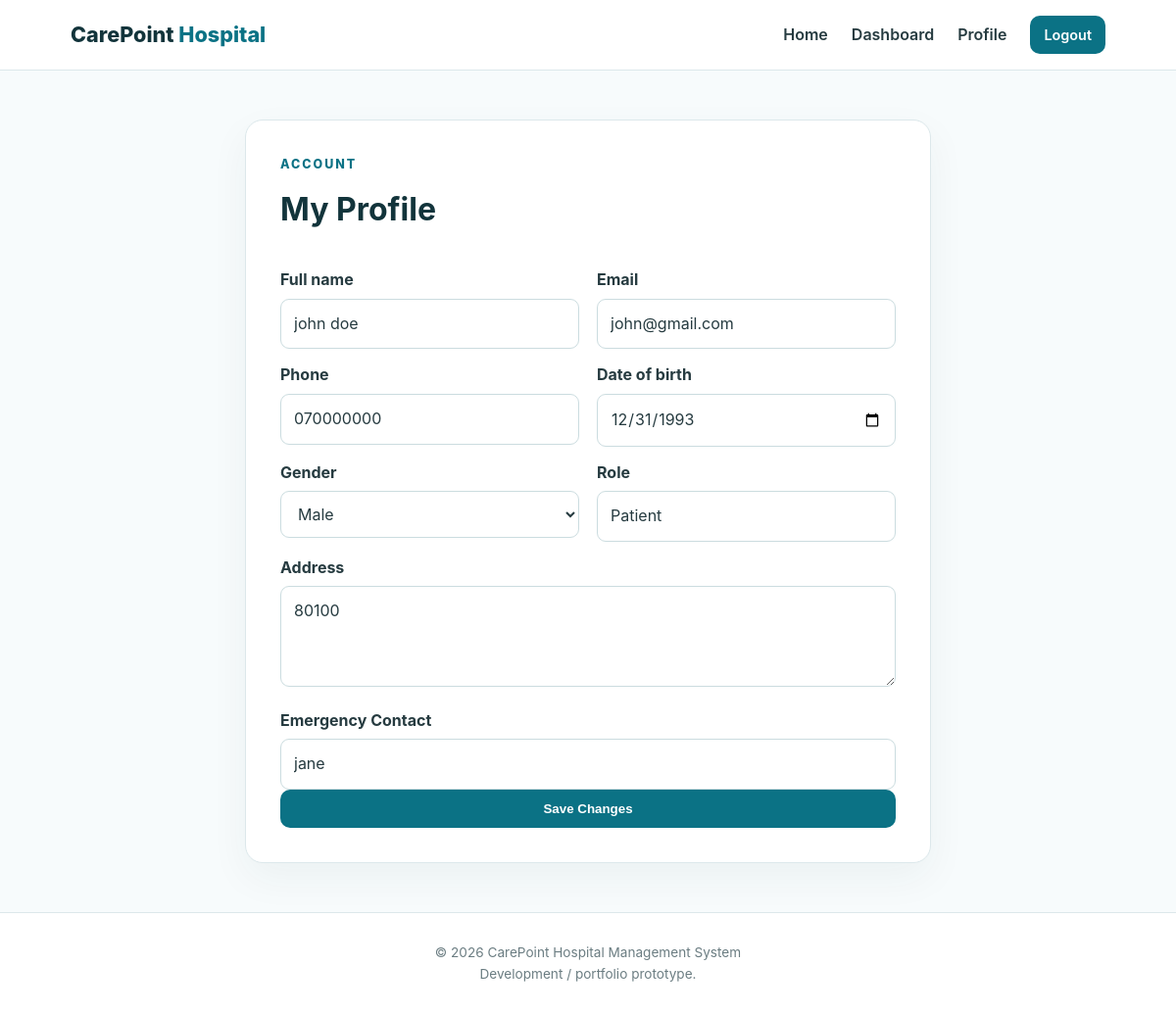
Screenshot of /profile (signed in) with the database file from the repository.
### tables this page shows
CREATE TABLE users (
            id INTEGER PRIMARY KEY AUTOINCREMENT,
            full_name TEXT NOT NULL,
            email TEXT UNIQUE NOT NULL,
            phone TEXT,
            date_of_birth TEXT,
            gender TEXT,
            address TEXT,
            emergency_contact TEXT,
            password TEXT NOT NULL,
            role TEXT NOT NULL DEFAULT 'patient',
            created_at TEXT NOT NULL
        );

### app.py (the view, shortened to what this page needs)
@app.route(
    "/profile",
    methods=["GET", "POST"]
)
@login_required
def profile():
    db = get_db()
    user = db.execute(
        """
        SELECT
            id,
            full_name,
            email,
            phone,
            date_of_birth,
            gender,
            address,
            emergency_contact,
            role,
            created_at

        FROM users

        WHERE id = ?
        """,
        (session["user_id"],)
    ).fetchone()
    return render_template(
        "profile.html",
        user=user
    )

### app.py (called while the page is built)
def get_db():
    if "db" not in g:
        g.db = sqlite3.connect(DATABASE)
        g.db.row_factory = sqlite3.Row
    return g.db

def login_required(view):
    @wraps(view)
    def wrapped(*args, **kwargs):
        if "user_id" not in session:
            flash("Please log in first.", "warning")
            return redirect(url_for("login"))
        return view(*args, **kwargs)
    return wrapped

@app.context_processor
def inject_user():
    return {
        "logged_in": "user_id" in session,
        "current_user": session.get("full_name"),
        "current_role": session.get("role")
    }

### Templates/profile.html (shortened to what this page needs)
{% extends "base.html" %}
{% block content %}
<div class="auth-page">
    <div class="auth-card wide">
        <p class="eyebrow">
            ACCOUNT
        </p>
        <h1>
            My Profile
        </h1>
        <form
            method="POST"
            class="form-grid"
        >
            <div>
                <label>
                    Full name
                </label>
                <input
                    name="full_name"
                    value="{{ user.full_name }}"
                    required
                >
            </div>
            <div>
                <label>
                    Email
                </label>
                <input
                    value="{{ user.email }}"
                    disabled
                >
            </div>
            <div>
                <label>
                    Phone
                </label>
                <input
                    name="phone"
                    value="{{ user.phone or '' }}"
                >
            </div>
            <div>
                <label>
                    Date of birth
                </label>
                <input
                    type="date"
                    name="date_of_birth"
                    value="{{ user.date_of_birth or '' }}"
                >
            </div>
            <div>
                <label>
                    Gender
                </label>
                <select name="gender">
                    <option
                        value="Male"
                        {% if user.gender == "Male" %}
                        selected
                        {% endif %}
                    >
                        Male
                    </option>
                </select>
            </div>
            <div>
                <label>
                    Role
                </label>
                <input
                    value="{{ user.role|capitalize }}"
                    disabled
                >
            </div>
            <div class="full-width">
                <label>
                    Address
                </label>
                <textarea
                    name="address"
                    rows="3"
                >{{ user.address or '' }}</textarea>
            </div>
            <div class="full-width">
                <label>
                    Emergency Contact
                </label>
                <input
                    name="emergency_contact"
                    value="{{ user.emergency_contact or '' }}"
                >
            </div>
            <div class="full-width">
                <button
                    class="btn full"
                    type="submit"
                >
                    Save Changes
                </button>
            </div>
        </form>
    </div>
</div>
{% endblock %}

### Hospital management system/Static/style.css (style rules this page uses)
* { box-sizing: border-box; margin: 0; padding: 0; }
:root { --primary: #0b7285; --dark: #12343b; --light: #f4fafb; --border: #dce8eb; --text: #263b40; --muted: #6b7d82; --danger: #b42318; --success: #087443; }
body { font-family: Inter, Segoe UI, Arial, sans-serif; color: var(--text); background: #f7fbfc; line-height: 1.6; }
.btn { display: inline-block; border: 0; border-radius: 10px; padding: 12px 20px; background: var(--primary); color: white !important; font-weight: 700; cursor: pointer; transition: 0.2s; }
.full { width: 100%; }
.eyebrow { font-size: 0.78rem; letter-spacing: 2px; font-weight: 800; color: var(--primary); margin-bottom: 10px; }
.auth-page { min-height: calc(100vh - 150px); display: flex; align-items: center; justify-content: center; padding: 50px 20px; }
.auth-card { width: 100%; max-width: 470px; background: white; border: 1px solid var(--border); border-radius: 18px; padding: 35px; box-shadow: 0 15px 40px rgba(18, 52, 59, 0.05); }
.auth-card.wide { max-width: 700px; }
.auth-card h1 { color: var(--dark); margin-bottom: 5px; }
form { margin-top: 20px; }
label { display: block; font-weight: 700; margin: 14px 0 6px; }
input, select, textarea { width: 100%; padding: 12px 13px; border: 1px solid #cbdcdf; border-radius: 9px; font: inherit; background: white; color: var(--text); }
textarea { resize: vertical; }
.form-grid { display: grid; grid-template-columns: 1fr 1fr; gap: 0 18px; }
.full-width { grid-column: 1 / -1; }

### rows the page displays
users: full_name "john doe", email "john@gmail.com", phone "070000000", date_of_birth "12/31/1993", gender "Male", role "Patient", address "80100", emergency_contact "jane"
